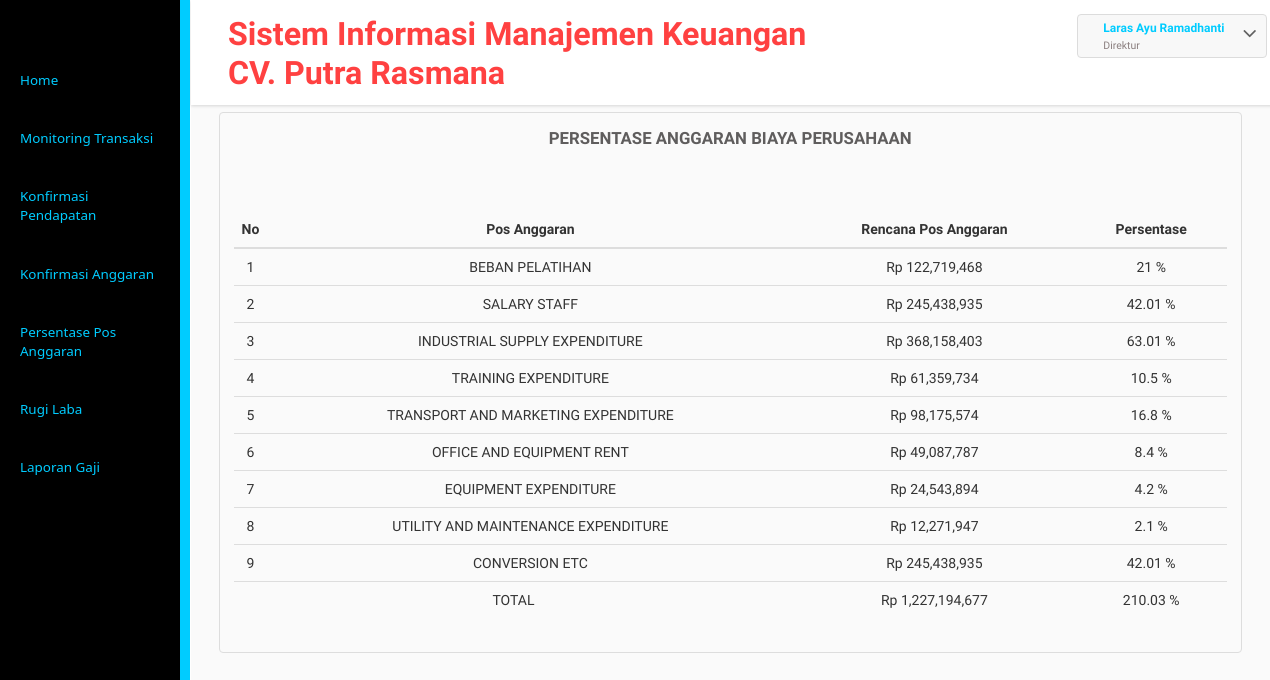
Page /direktur/persentase.php (signed in) on the earlier database version.
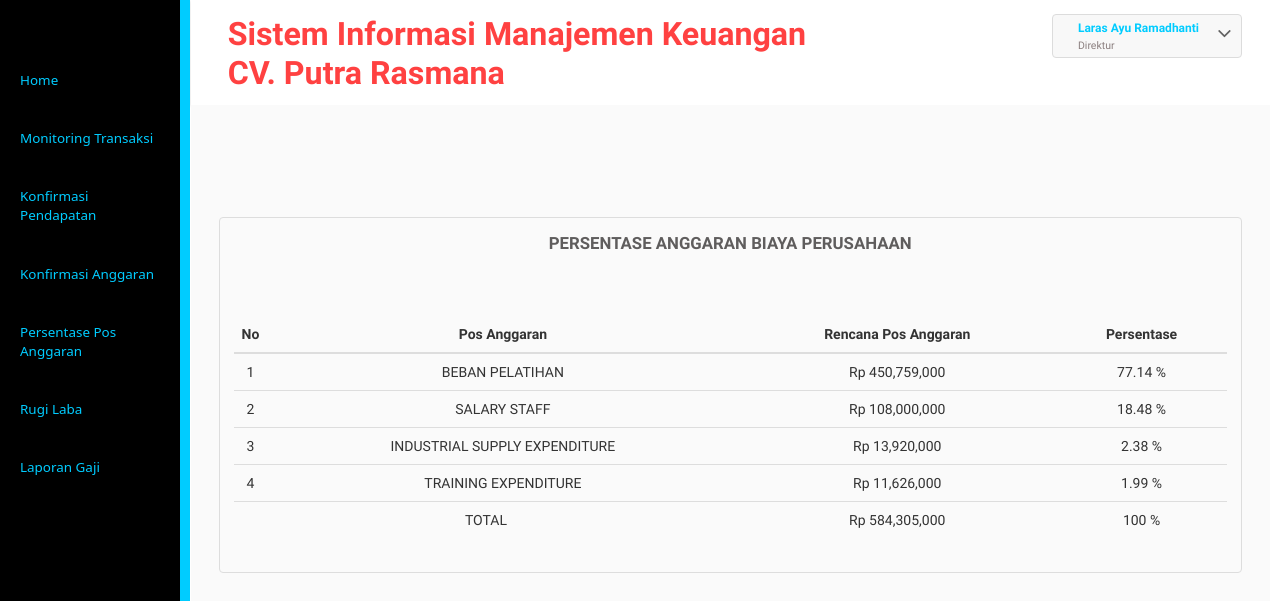
Same page on the later database version.
### tables this page shows
CREATE TABLE `detailanggaran` (
  `kd_anggaranperusahaan` varchar(25) NOT NULL,
  `kd_jenisanggaran` varchar(25) NOT NULL,
  `jumlahanggaranperusahaan` int(11) NOT NULL
);

CREATE TABLE `jenisanggaran` (
  `kd_jenisanggaran` varchar(25) NOT NULL,
  `jenisanggaran` varchar(50) NOT NULL
);

### direktur/persentase.php (the view, shortened to what this page needs)
<?php
include("libfunc.php");
include("../libfunc.php");
$link=koneksidb();
if(($_SESSION['logadm']==true) && ($_SESSION['useradm']!="")){
?>
    <div class="inner-block">
      <div class="table-agile-info">
  <div class="panel panel-default">
    <div class="chit-chat-heading">
      Persentase Anggaran Biaya Perusahaan
    </div>
    <br>
				<div class="">
					<table class="table table-hover">
						<thead>
							<tr>
								<th style="width:20px;"><center>No</center></th>
								<th><center>Pos Anggaran</center></th>
								<th><center>Rencana Pos Anggaran</center></th>
								<th><center>Persentase</center></th>
							</tr>
						</thead>
						<tbody>
						<?php
							$sql1="SELECT * FROM anggaranperusahaan p INNER JOIN detailanggaran d ON p.kd_anggaranperusahaan=d.kd_anggaranperusahaan INNER JOIN jenisanggaran j ON d.kd_jenisanggaran=j.kd_jenisanggaran WHERE p.kd_anggaranperusahaan LIKE '%2018%'";
							$res1=mysqli_query($link,$sql1);
							$i=1;
							while($data1=mysqli_fetch_array($res1)){
								$pers=$data1['jumlahanggaranperusahaan']/584305000 * 100;
								$ar[$i]=$data1['jumlahanggaranperusahaan'];
								$ar1[$i]=$pers;
								?>
								<tr>
									<td><center><?php echo $i;?></center></td>
									<td><center><?php echo strtoupper($data1['jenisanggaran']);?></center></td>
									<td><center><?php echo "Rp ".strtoupper(number_format($data1['jumlahanggaranperusahaan']));?></center></td>
									<td><center><?php echo round($pers,2)." %"; ?></center></td>
								</tr>
									<?php
									$i++;
								}
								$totalbeban=array_sum($ar);
								$totalpers=array_sum($ar1);
							?>
							<tr>
								<td colspan="2"><center>TOTAL</center></td>
								<td><center><?php echo "Rp ".strtoupper(number_format($totalbeban));?></center></td>
								<td><center><?php echo round($totalpers,2)." %"; ?></center></td>
							</tr>
							</tbody>
						</table>
				</div>
  </div>
</div>
</div>
</div>
</div>
<?php
}else{
  header("Location: ../masuk.php");
}
?>

Differences in the rows shown:
removed detailanggaran: kd_jenisanggaran.jenisanggaran "TRANSPORT AND MARKETING EXPENDITURE", jumlahanggaranperusahaan "98,175,574", jumlahanggaranperusahaan "16.8"
removed detailanggaran: kd_jenisanggaran.jenisanggaran "OFFICE AND EQUIPMENT RENT", jumlahanggaranperusahaan "49,087,787", jumlahanggaranperusahaan "8.4"
removed detailanggaran: kd_jenisanggaran.jenisanggaran "EQUIPMENT EXPENDITURE", jumlahanggaranperusahaan "24,543,894", jumlahanggaranperusahaan "4.2"
removed detailanggaran: kd_jenisanggaran.jenisanggaran "UTILITY AND MAINTENANCE EXPENDITURE", jumlahanggaranperusahaan "12,271,947", jumlahanggaranperusahaan "2.1"
removed detailanggaran: kd_jenisanggaran.jenisanggaran "CONVERSION ETC", jumlahanggaranperusahaan "245,438,935", jumlahanggaranperusahaan "42.01"
changed detailanggaran "BEBAN PELATIHAN": jumlahanggaranperusahaan "122,719,468" → "450,759,000"; jumlahanggaranperusahaan "21" → "77.14"
changed detailanggaran "SALARY STAFF": jumlahanggaranperusahaan "245,438,935" → "108,000,000"; jumlahanggaranperusahaan "42.01" → "18.48"
changed detailanggaran "INDUSTRIAL SUPPLY EXPENDITURE": jumlahanggaranperusahaan "368,158,403" → "13,920,000"; jumlahanggaranperusahaan "63.01" → "2.38"
changed detailanggaran "TRAINING EXPENDITURE": jumlahanggaranperusahaan "61,359,734" → "11,626,000"; jumlahanggaranperusahaan "10.5" → "1.99"
Other differences:
$totalbeban: "1,227,194,677" → "584,305,000"
$totalpers: "210.03" → "100"
